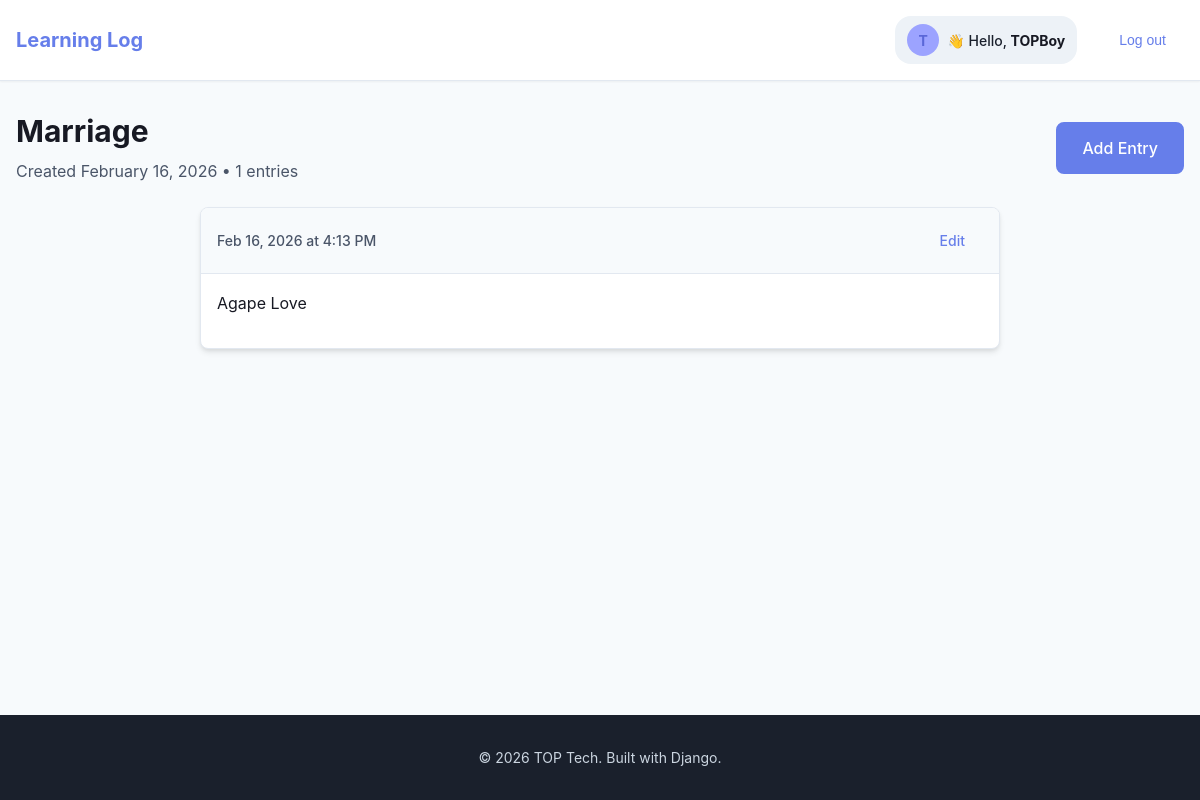
The page /topics/3/ (signed in) on the database its author committed.
### learning_logs/models.py (models this page shows, shortened)
class Topic(models.Model):
    text = models.CharField(max_length=200)
    date_added = models.DateTimeField(auto_now_add=True)
    owner = models.ForeignKey(User, on_delete=models.CASCADE)

class Entry(models.Model):
    topic = models.ForeignKey(Topic, on_delete=models.CASCADE, null=True, blank=True)
    text = models.TextField()
    date_added = models.DateTimeField(auto_now_add=True)
    class Meta:
        verbose_name_plural = 'entries'

### learning_logs/views.py (the view)
# urls.py: path('topics/<int:topic_id>/', views.topic, name='topic'), #Detail page for a single topic
@login_required
def topic(request, topic_id):
    topic = Topic.objects.get(id=topic_id)
    check_topic_owner(request, topic)
    entries = topic.entry_set.order_by('-date_added')
    context = {'topic': topic, 'entries': entries}
    return render(request, 'learning_logs/topic.html', context)

### learning_logs/views.py (called while the page is built)
def check_topic_owner(request, topic):
    if topic.owner != request.user:
        raise Http404

### learning_logs/templates/learning_logs/topic.html (shortened to what this page needs)
{% extends "learning_logs/base.html" %}
{% block page_header %}
<div class="page-header">
  <div class="topic-header">
    <div class="topic-info">
      <h1>{{ topic.text }}</h1>
      <p class="topic-meta">Created {{ topic.date_added|date:"F j, Y" }} • {{ entries|length }} entries</p>
    </div>
    <div class="topic-actions">
      {% url 'learning_logs:new_entry' topic.id as new_entry_url %}
      {% include "components/button.html" with text="Add Entry" variant="primary" href=new_entry_url %}
    </div>
  </div>
</div>
{% endblock %}
{% block content %}
<div class="entries-section">
  {% if entries %}
  <div class="entries-list">
    {% for entry in entries %}
    <div class="entry-card">
      <div class="entry-header">
        <div class="entry-date">{{ entry.date_added|date:"M j, Y \a\t g:i A" }}</div>
        <div class="entry-actions">
          <a href="{% url 'learning_logs:edit_entry' entry.id %}" class="btn btn-ghost btn-sm">Edit</a>
        </div>
      </div>
      <div class="entry-content">
        {{ entry.text|linebreaks }}
      </div>
    </div>
    {% endfor %}
  </div>
  {% endif %}
</div>
{% endblock %}

### learning_logs/templates/learning_logs/base.html (shortened to what this page needs)
<!DOCTYPE html>
{% load static %}
<html lang="en">
<head>
    <link rel="stylesheet" href="{% static 'css/styles.css' %}">
</head>
<body>
    <div class="page-wrapper">
        <header class="site-header">
            <div class="container">
                <div class="header-content">
                    <h1 class="site-title">
                        <a href="{% url 'learning_logs:index' %}">Learning Log</a>
                    </h1>
                    <nav class="nav-links">
                        {% if user.is_authenticated %}
                        <div class="user-greeting">
                            <span class="avatar-circle">{{ user.username|slice:":1"|upper }}</span>
                            <span class="user-greeting-text">👋 Hello, <span class="username">{{ user.username }}</span></span>
                        </div>
                        <form action="{% url 'accounts:logout' %}" method="post" style="display: inline;">
                            <button type="submit" class="btn btn-ghost btn-sm">Log out</button>
                        </form>
                        {% else %}
                        <a href="{% url 'accounts:register' %}" class="nav-link">Register</a>
                        <a href="{% url 'accounts:login' %}" class="nav-link">Log in</a>
                        {% endif %}
                    </nav>
                </div>
            </div>
        </header>
        <main class="main-content">
            <div class="container">
                {% block page_header %}{% endblock %}
                {% block content %}{% endblock %}
            </div>
        </main>
        <footer class="site-footer">
            <div class="container">
                <div class="footer-content">
                    <p>&copy; 2026 TOP Tech. Built with Django.</p>
                </div>
            </div>
        </footer>
    </div>
</body>
</html>

### learning_logs/templates/learning_logs/topic.html (style rules this page uses)
.page-header { margin-bottom: var(--spacing-6); }
.topic-header { display: flex; align-items: center; justify-content: space-between; flex-wrap: wrap; gap: var(--spacing-4); }
.topic-info h1 { color: var(--color-gray-900); font-size: var(--font-size-3xl); font-weight: var(--font-weight-bold); margin: 0 0 var(--spacing-2) 0; }
.topic-meta { color: var(--color-gray-600); font-size: var(--font-size-base); margin: 0; }
.topic-actions { flex-shrink: 0; }
.entries-section { max-width: 800px; margin: 0 auto; }
.entries-list { display: flex; flex-direction: column; gap: var(--spacing-4); }
.entry-card { background: var(--color-white); border-radius: var(--border-radius-lg); box-shadow: var(--shadow-md); border: 1px solid var(--color-gray-200); overflow: hidden; }
.entry-header { background: var(--color-gray-50); padding: var(--spacing-3) var(--spacing-4); border-bottom: 1px solid var(--color-gray-200); display: flex; align-items: center; justify-content: space-between; }
.entry-date { color: var(--color-gray-600); font-size: var(--font-size-sm); font-weight: var(--font-weight-medium); }
.entry-actions { display: flex; gap: var(--spacing-2); }
.entry-content { padding: var(--spacing-4); color: var(--color-gray-900); line-height: var(--line-height-relaxed); }

### rows shown on the page
Topic: text "Marriage", date_added "February 16, 2026"
Entry: date_added "Feb 16, 2026 at 4:13 PM", text "Agape Love"

### other values the page prints
{{ user.username|slice:":1"|upper }} "T"
{{ user.username }} "TOPBoy"
{{ entries|length }} "1"
{{ text }} "Add Entry"
